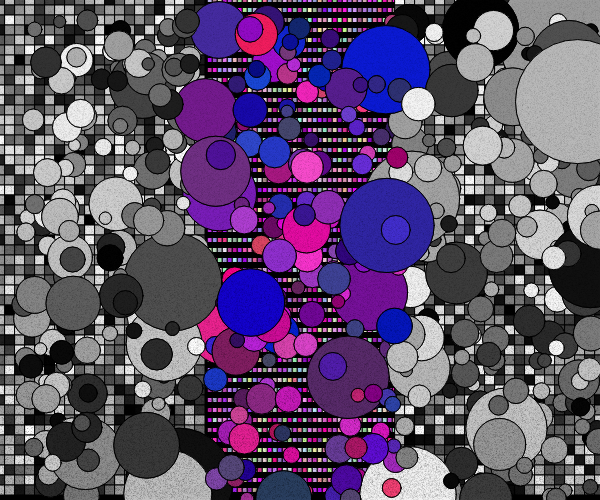
Frame 1 (no input)
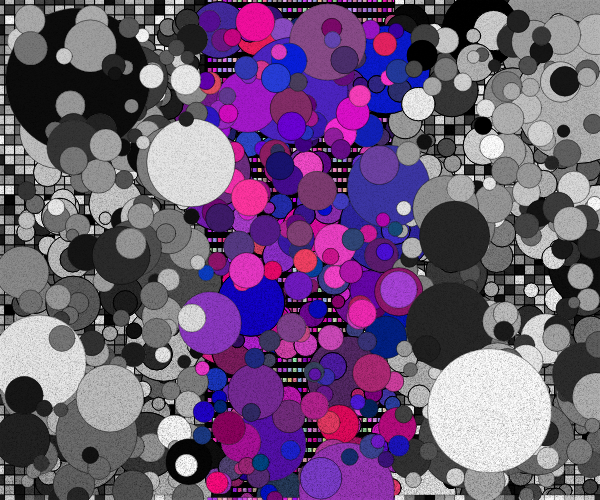
Frame 2 (the mouse pressed at the canvas centre, redrawn once)

The p5.js sketch that drew these frames (run headless with seeded random() and noise() and a simulated clock; the mouse was pressed at the canvas centre and the sketch redrawn once):

// p5.js sketch
// ── sketch.js
function setup() {
  createCanvas(windowWidth/2, windowHeight/2);
  x = 0;
  y = 0;
  rectMode(CENTER);
  background(0);
  //blendMode(LIGHTEST);
  noLoop();
  farb = random();

}

function draw() {
  for(h = 0; h < height / 5; h ++){
    
  oneRowRects();

  }
 
   bigCirc();
  texturee();
  
 
  
}



function oneRowRects() {
  if(farb < 0.5){
  for(i = 0; i <= width / 10; i++){
    if(x > width * (1 / 3) && x < width * (2 / 3)){
      fill(random(0,255));
     rect(x, y, 5, 5);
    x = x + 5;}
    else {

      fill(random(140, 255), random(0,255), random(140,255));
    
     rect(x, y, 10, 10);
    x = x + 10;
    }
  }
  if(x >= width){
    i = 0;
    x = 0;
    y = y + 10;
  }
  }
  else {
    
    for(i = 0; i <= width / 10; i++){
    if(x > width * (1 / 3) && x < width * (2 / 3)){
      fill(random(140, 255), random(0,255), random(140,255));
     rect(x, y, 5, 5);
    x = x + 5;}
    else {

      fill(random(0,255));
    
     rect(x, y, 10, 10);
    x = x + 10;
    }
  }
  if(x >= width){
    i = 0;
    x = 0;
    y = y + 10;
  }
    
  }
  
}

function texturee(){
  strokeWeight(1);
  for (c = 0; c < 1; c++) {
    for (d = 0; d < 6; d++) {
      stroke(0);
      for (x1 = 1; x1 < width; x1++) {
        for (y1 = 0; y1 < height; y1++) {
          var n = noise(x1 * 0.02, y1 * 0.02);
          if (random(1) > 0.9 - 0.01 * d - n / 5) {
            strokeWeight(
              random(
                0.2 + y1 / 4000  - n / 10 ,
                0.3 + y1 / 4000  - n / 10 - c/5
              )
            );

            point(x1 + (c)*(width)/5 + random(-2, 2), y1 + random(-3, 3));
          }
        }
      }
    }
  }
  //noLoop();
}

function bigCirc() {

  for(l = 0; l < 500; l++){
   let x2 = random(20, width);
   let y2 = random(20, height);
    var m = noise(l);
    if(farb < 0.5 && x2 < width * (1 / 3)){
    fill(random(0, 255), random(0,76), random(90,220));
    //fill(m*255, m*20, m*10); dunkelrot
    
    circle(x2, y2, 10 / m);}
    
    else if(farb < 0.5 && x2 > width * (2 / 3)){
       fill(random(0, 255), random(0,76), random(90,220));
    //fill(m*255, m*20, m*10); dunkelrot
    
    circle(x2, y2, 10 / m);}
    
    else{
         fill(random(0, 255));
    //fill(m*255, m*20, m*10); dunkelrot
    
    circle(x2, y2, 10 / m);}
    
    if(farb > 0.5 && x2 > width * (2 / 3)){
         fill(random(0, 255));
    //fill(m*255, m*20, m*10); dunkelrot
    
    circle(x2, y2, 10 / m);}
    
     else if(farb > 0.5 && x2 < width * (1 / 3)){
         fill(random(0, 255));
    //fill(m*255, m*20, m*10); dunkelrot
    
    circle(x2, y2, 10 / m);}
    
    else if(farb > 0.5 && x2 > width * (1 / 3) && x2 < width * (2 / 3)){
    fill(random(0, 255), random(0,76), random(90,220));
    //fill(m*255, m*20, m*10); dunkelrot
    
    circle(x2, y2, 10 / m);}
    
      
      
      }
    
    
      
    }
  
